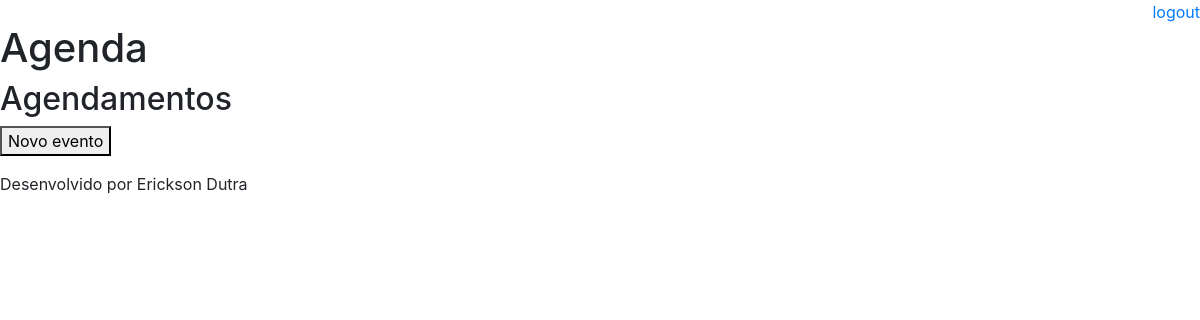
The page /agenda/ (signed in) on the database as committed earlier.
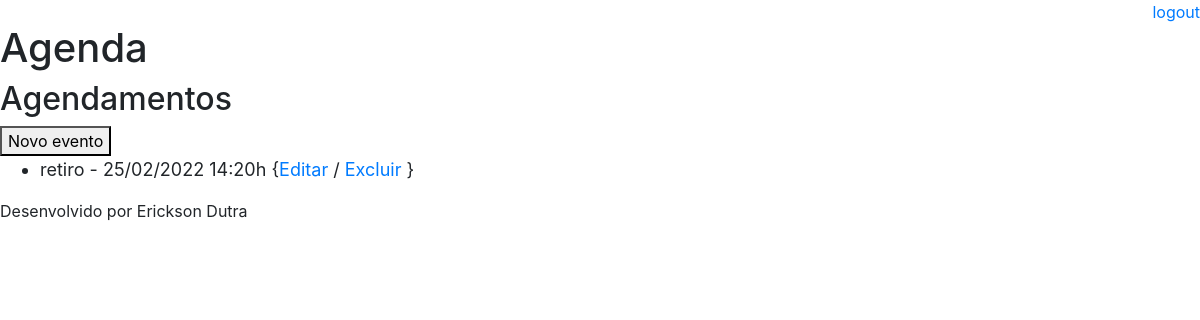
The same page on the database as committed later.
### core/models.py (models this page shows, shortened)
class Evento(models.Model):
    titulo = models.CharField(max_length=100)
    descricao = models.TextField(blank=True, null=True)
    local = models.CharField(max_length=100, blank=True, null=True)
    data_evento = models.DateTimeField(verbose_name='Data do Evento')
    data_criacao = models.DateTimeField(auto_now=True)
    usuario = models.ForeignKey(User, on_delete=models.CASCADE)
    class Meta:
        db_table = 'evento'
    def get_data_evento(self):
        return self.data_evento.strftime('%d/%m/%Y %H:%Mh')
    def get_evento_atrasado(self):
        if self.data_evento < datetime.now():
            return True
        else:
            return False

### core/views.py (the view)
# urls.py: path('agenda/', views.lista_eventos),
@login_required(login_url='/login/')
def lista_eventos(request):
    usuario = request.user
    data_atual = datetime.now() - timedelta(hours=1)
    evento = Evento.objects.filter(usuario=usuario,
                                  data_evento__gt=data_atual)
    dados = {'eventos': evento}
    return render(request, 'agenda.html', dados)

### templates/agenda.html (shortened to what this page needs)
{% extends "model-page.html" %}
{% block content %}
    <h2>Agendamentos</h2>
    <a href="evento/">
        <button type="button">Novo evento</button>
    </a>
    <ul style="font-size: 18px;">
        {% for evento in eventos %}
            <li>
                <div style=>
                    {{ evento.titulo }} - {{ evento.get_data_evento }}
                    {<a href="evento/?id={{ evento.id}}">Editar</a>
                    / <a href="evento/delete/{{ evento.id }}/">Excluir</a>   }
                </div>
            </li>
        {% endfor %}
    </ul>
{% endblock %}

### templates/model-page.html (shortened to what this page needs)
{% load static %}
<!DOCTYPE html>
<html lang="en">
<head>
    {% include "model-header.html" %}
    <link rel="stylesheet" href="{% static '../agenda/static/paginas/vendor/bootstrap/css/bootstrap.min.css' %}">
</head>
<body>
   {% block content %} {% endblock %}
   {% include "model-footer.html" %}
</body>
</html>

### templates/model-header.html (shortened to what this page needs)
<div align=right>
    <a href="/logout">logout</a>
</div>
<h1>Agenda</h1>

### templates/model-footer.html
<p>Desenvolvido por Erickson Dutra</p>

Rows that differ between the two databases and show on the page:
added Evento: titulo "retiro", get_data_evento "25/02/2022 14:20h"
